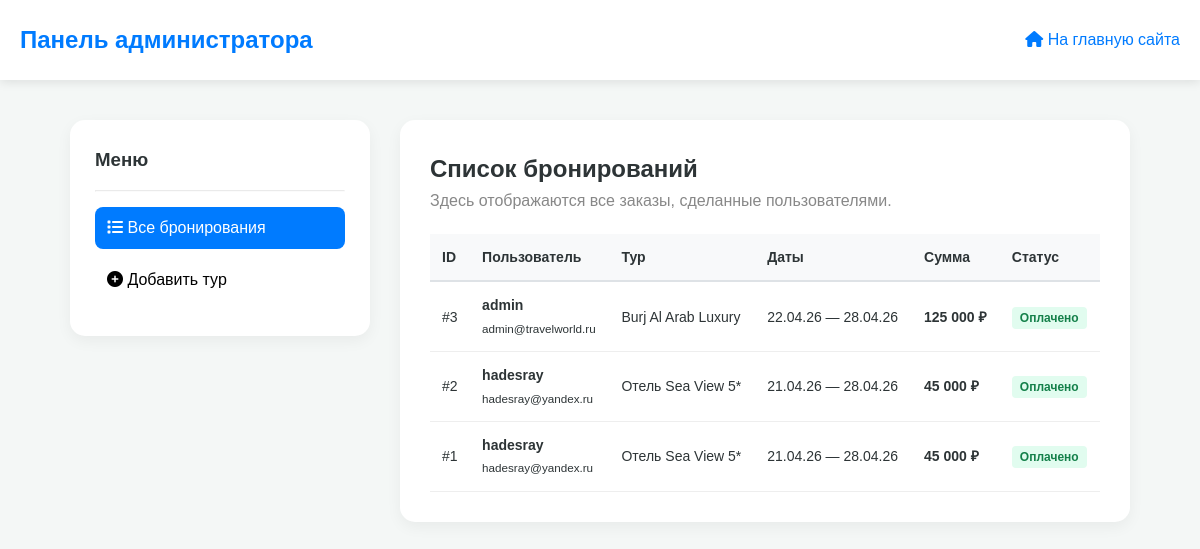
Screenshot of /admin.php (signed in) with the database file from the repository.
### tables this page shows
CREATE TABLE IF NOT EXISTS `orders` (
  `id` int(11) NOT NULL AUTO_INCREMENT,
  `user_id` int(11) NOT NULL,
  `tour_id` int(11) NOT NULL,
  `start_date` date NOT NULL,
  `end_date` date NOT NULL,
  `total_price` int(11) NOT NULL,
  `created_at` timestamp NOT NULL DEFAULT current_timestamp(),
  PRIMARY KEY (`id`),
  KEY `user_id` (`user_id`),
  KEY `tour_id` (`tour_id`)
);

CREATE TABLE IF NOT EXISTS `users` (
  `id` int(11) NOT NULL AUTO_INCREMENT,
  `username` varchar(50) NOT NULL,
  `email` varchar(100) NOT NULL,
  `password` varchar(255) NOT NULL,
  `created_at` timestamp NOT NULL DEFAULT current_timestamp(),
  `role` varchar(10) DEFAULT 'user',
  PRIMARY KEY (`id`),
  UNIQUE KEY `username` (`username`),
  UNIQUE KEY `email` (`email`)
);

CREATE TABLE IF NOT EXISTS `tours` (
  `id` int(11) NOT NULL AUTO_INCREMENT,
  `title` varchar(255) NOT NULL,
  `location` varchar(100) NOT NULL,
  `price` int(11) NOT NULL,
  `nights` int(11) NOT NULL,
  `diet` varchar(50) DEFAULT 'Все включено',
  `image_file` varchar(255) NOT NULL,
  PRIMARY KEY (`id`)
);

### admin.php (the view, shortened to what this page needs)
<?php
require_once 'db.php';
$orders_query = "SELECT orders.*, users.username, users.email, tours.title AS tour_title
                 FROM orders
                 JOIN users ON orders.user_id = users.id
                 JOIN tours ON orders.tour_id = tours.id
                 ORDER BY orders.created_at DESC";
$orders_result = mysqli_query($conn, $orders_query);
?>
<!DOCTYPE html>
<html lang="ru">
<head>
    <link rel="stylesheet" href="style/style.css">
    <link rel="stylesheet" href="https://cdnjs.cloudflare.com/ajax/libs/font-awesome/6.0.0/css/all.min.css">
</head>
<body>
<header>
    <div class="container header-inner">
        <div class="logo">Панель администратора</div>
        <a href="index.php" style="color: #007bff; text-decoration: none;"><i class="fas fa-home"></i> На главную сайта</a>
    </div>
</header>
<div class="container admin-wrapper">
    <aside class="admin-sidebar">
        <h3>Меню</h3>
        <hr style="margin: 15px 0; opacity: 0.2;">
        <nav class="admin-nav">
            <button onclick="showSection('orders')" id="btn-orders" class="active"><i class="fas fa-list"></i> Все бронирования</button>
            <button onclick="showSection('add-tour')" id="btn-add-tour"><i class="fas fa-plus-circle"></i> Добавить тур</button>
        </nav>
    </aside>
    <main class="admin-main">
        <section id="section-orders" class="admin-content-section">
            <h2>Список бронирований</h2>
            <p style="color: #888;">Здесь отображаются все заказы, сделанные пользователями.</p>
            <table>
                <thead>
                    <tr>
                        <th>ID</th>
                        <th>Пользователь</th>
                        <th>Тур</th>
                        <th>Даты</th>
                        <th>Сумма</th>
                        <th>Статус</th>
                    </tr>
                </thead>
                <tbody>
                    <?php if (mysqli_num_rows($orders_result) > 0): ?>
                        <?php while($order = mysqli_fetch_assoc($orders_result)): ?>
                            <tr>
                                <td>#<?php echo $order['id']; ?></td>
                                <td>
                                    <strong><?php echo htmlspecialchars($order['username']); ?></strong><br>
                                    <small><?php echo htmlspecialchars($order['email']); ?></small>
                                </td>
                                <td><?php echo htmlspecialchars($order['tour_title']); ?></td>
                                <td>
                                    <?php echo date('d.m.y', strtotime($order['start_date'])); ?> —
                                    <?php echo date('d.m.y', strtotime($order['end_date'])); ?>
                                </td>
                                <td><strong><?php echo number_format($order['total_price'], 0, '', ' '); ?> ₽</strong></td>
                                <td><span class="status-badge">Оплачено</span></td>
                            </tr>
                        <?php endwhile; ?>
                    <?php else: ?>
                        <tr><td colspan="6" style="text-align: center; padding: 40px;">Бронирований пока нет</td></tr>
                    <?php endif; ?>
                </tbody>
            </table>
        </section>
    </main>
</div>
</body>
</html>

### style/style.css (style rules this page uses)
:root { --primary-color: #007bff; --secondary-color: #ff6b6b; --dark-color: #2d3436; --light-bg: #f9f9f9; --white: #ffffff; }
* { margin: 0; padding: 0; box-sizing: border-box; }
body { font-family: 'Montserrat', sans-serif; line-height: 1.6; color: var(--dark-color); background-color: var(--white); }
a { text-decoration: none; color: inherit; }
.container { max-width: 1200px; margin: 0 auto; padding: 0 20px; }
header { background: var(--white); box-shadow: 0 2px 10px rgba(0,0,0,0.1); position: sticky; top: 0; z-index: 1000; }
.header-inner { display: flex; justify-content: space-between; align-items: center; height: 80px; }
.logo { font-size: 24px; font-weight: 700; color: var(--primary-color); }

### admin.php (style rules this page uses)
body { background: #f4f7f6; }
.admin-wrapper { max-width: 1100px; margin: 40px auto; display: grid; grid-template-columns: 300px 1fr; gap: 30px; }
.admin-sidebar { background: #fff; padding: 25px; border-radius: 15px; box-shadow: 0 5px 15px rgba(0,0,0,0.05); height: fit-content; }
.admin-nav button { width: 100%; text-align: left; padding: 12px; margin-bottom: 10px; border: none; background: none; font-size: 16px; cursor: pointer; border-radius: 8px; transition: 0.3s; }
.admin-nav button:hover, .admin-nav button.active { background: #007bff; color: white; }
.admin-content-section { background: #fff; padding: 30px; border-radius: 15px; box-shadow: 0 5px 15px rgba(0,0,0,0.05); }
table { width: 100%; border-collapse: collapse; margin-top: 20px; font-size: 14px; }
table th { background: #f8f9fa; text-align: left; padding: 12px; border-bottom: 2px solid #dee2e6; }
table td { padding: 12px; border-bottom: 1px solid #eee; }
.status-badge { background: #e1fcef; color: #14804a; padding: 4px 8px; border-radius: 4px; font-size: 12px; font-weight: bold; }

### rows the page displays
orders: id "3", user.username "admin", user.email "admin@travelworld.ru", tour.title "Burj Al Arab Luxury", start_date "22.04.26", end_date "28.04.26", total_price "125 000"
orders: id "2", user.username "hadesray", user.email "hadesray@yandex.ru", tour.title "Отель Sea View 5*", start_date "21.04.26", end_date "28.04.26", total_price "45 000"
orders: id "1", user.username "hadesray", user.email "hadesray@yandex.ru", tour.title "Отель Sea View 5*", start_date "21.04.26", end_date "28.04.26", total_price "45 000"
